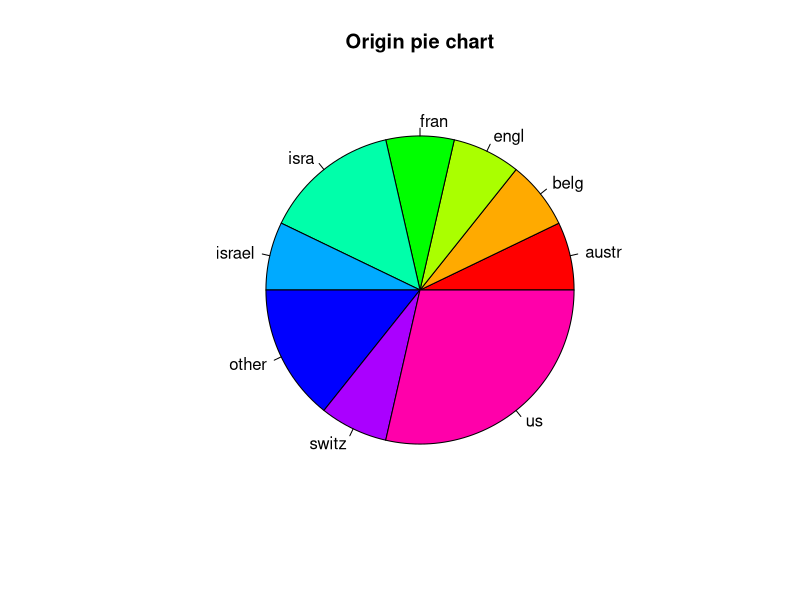

Reproduce this figure in R.
#HW 11: Create pie chart describing the distribution of Country of Origin
student.name = c("dan","bob","sam","karl",
                 "Renzo Lee",
                 "Nyle Sparks",
                 "Corrina Kennedy",
                 "Alessio Rosario",
                 "Jevan Sawyer",
                 "Callan Bass",
                 "Samara Walmsley",
                 "Norma Walter",
                 "Kaif Villegas",
                 "Harleen Woodard")
math = c(80,70,60,50,78,50,64,85,95,76,82,74,65,72)
physics = c(80,70,60,50,80,70,60,50,78,50,64,85,95,76)
chemistry = c(80,70,60,50,60,50,80,70,60,50,78,50,64,85)
psychology = c(80,70,60,50,80,70,60,50,60,50,80,70,60,95)
history = c(80,70,60,50,70,60,50,80,70,60,50,78,50,64)
sex = c("male","male","female","male","male","male","female","male","male","male","female","male","male","male" )
disabilities = c("no", "yes", "no","no", "no","no", "no","no", "no","no", "no","no", "no","yes")
origin = c("isra", "engl", "us","other","israel","fran","belg","us","switz","us","austr","other","isra","us")


data <- data.frame(student.name,math,physics,chemistry,psychology,history,sex,disabilities,origin)
data

total = length(student.name)
total <- rep(as.integer(1), total)

data <- cbind(data,total)
data1 <- aggregate(data$total, by=list(origin=data$origin), FUN=sum)


# Create data for the graph.
x <- as.vector(data1$x)
labels <- as.vector(data1$origin)

# Give the chart file a name.
png(file = "origin_pie_chart_colours.jpg")

# Plot the chart with title and rainbow color pallet.
pie(x, labels, main = "Origin pie chart", col = rainbow(length(x)))

# Save the file.
dev.off()

